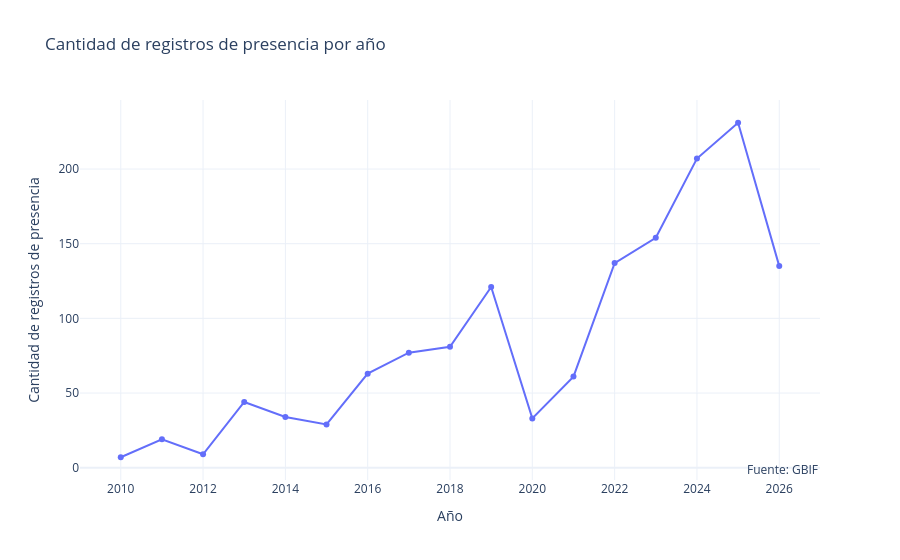

Notebook source saved alongside this figure:
### Markdown cell above
#### Gráfico de líneas: registros de presencia por año

### Code cell
# Agrupar por año
registros_x_anio = (
    presencia
    .groupby('year', dropna=True)
    .size()
    .reset_index(name='cantidad')
)

# Crear gráfico de líneas
fig = px.line(
    registros_x_anio,
    x='year',
    y='cantidad',
    labels={'year': 'Año', 'cantidad': 'Cantidad de registros de presencia'},
    title='Cantidad de registros de presencia por año'
)

# Personalizar tooltip (hover) y estilo de la línea
fig.update_traces(
    mode='lines+markers',
    hovertemplate=(
        "Año: %{x}<br>"
        "Cantidad de registros de presencia: %{y}"
    )
)

# Opciones de diseño
fig.update_layout(
    template='plotly_white',
    annotations=[
        dict(
            text='Fuente: GBIF',
            x=1, y=0,
            xref='paper', yref='paper',
            xanchor='right', yanchor='bottom',
            showarrow=False
        )
    ],
    xaxis_title='Año',
    yaxis_title='Cantidad de registros de presencia'
)

# Mostrar la figura
mostrar(fig)

### Figure 1 — Plotly figure (JSON) as saved in the notebook; plotly's stock layout.template omitted (floating-point values rounded to 4 significant figures)
{"data": [{"hovertemplate": "Año: %{x}<br>Cantidad de registros de presencia: %{y}", "legendgroup": "", "line": {"color": "#636efa", "dash": "solid"}, "marker": {"symbol": "circle"}, "mode": "lines+markers", "name": "", "orientation": "v", "showlegend": false, "type": "scatter", "x": [2010.0, 2011.0, 2012.0, 2013.0, 2014.0, 2015.0, 2016.0, 2017.0, 2018.0, 2019.0, 2020.0, 2021.0, 2022.0, 2023.0, 2024.0, 2025.0, 2026.0], "xaxis": "x", "y": [7, 19, 9, 44, 34, 29, 63, 77, 81, 121, 33, 61, 137, 154, 207, 231, 135], "yaxis": "y"}], "layout": {"annotations": [{"showarrow": false, "text": "Fuente: GBIF", "x": 1, "xanchor": "right", "xref": "paper", "y": 0, "yanchor": "bottom", "yref": "paper"}], "legend": {"tracegroupgap": 0}, "title": {"text": "Cantidad de registros de presencia por año"}, "xaxis": {"anchor": "y", "domain": [0.0, 1.0], "title": {"text": "Año"}}, "yaxis": {"anchor": "x", "domain": [0.0, 1.0], "title": {"text": "Cantidad de registros de presencia"}}}}
